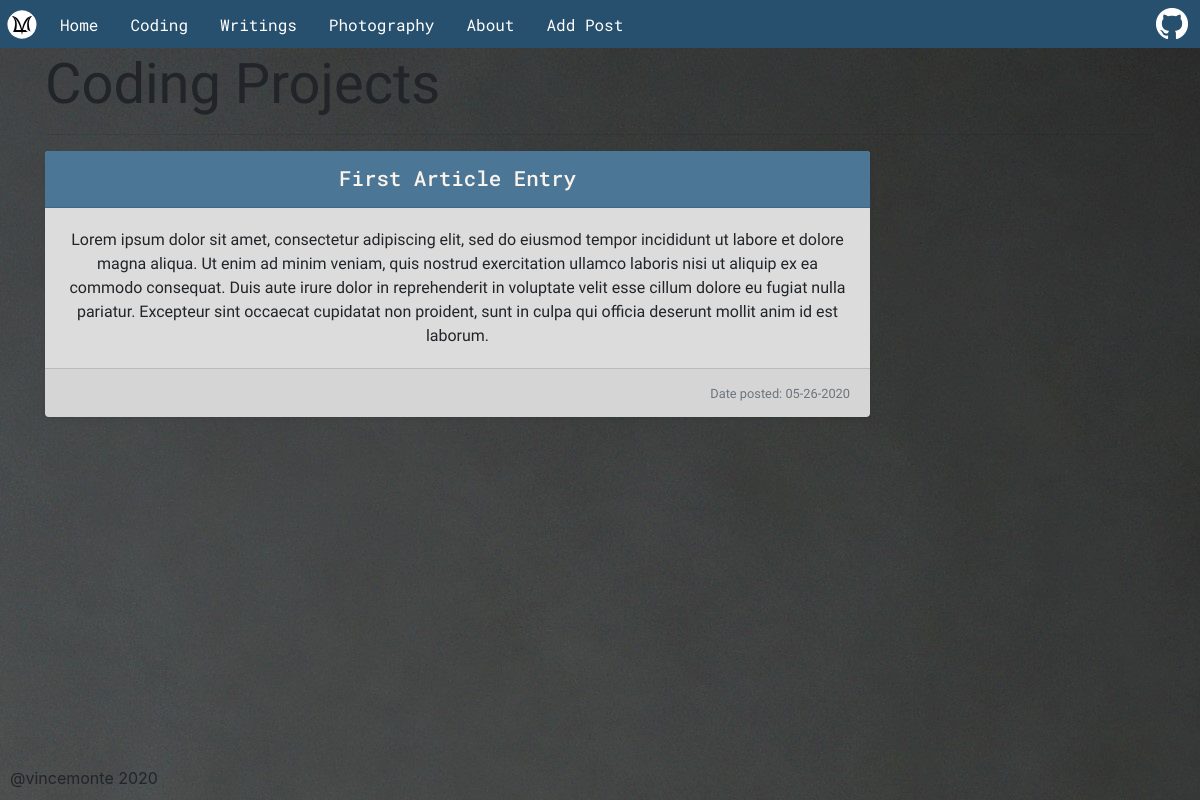
Page /coding on the committed database.
### personalWebsite/models.py (models this page shows, shortened)
class Project(db.Model):
    id = db.Column(db.Integer, primary_key=True)
    title = db.Column(db.String(100), nullable=False)
    type = db.Column(db.String(20), nullable=False)
    content= db.Column(db.Text, nullable=True)
    files = db.Column(db.String(50), nullable=True) #holds the path to the file images
    date_posted = db.Column(db.DateTime, nullable=False, default=datetime.now)
    home_post = db.relationship('HomePost', backref='project', uselist=False)

### personalWebsite/routes.py (the view)
@app.route('/coding', methods=['GET'])
def coding():
    posts = Project.query.filter_by(type='coding')
    return render_template('coding.html', posts=posts)

### personalWebsite/templates/coding.html
{% extends "layout.html" %}
{% block content %}
<div class="container">
  <h1 class="display-4 page-header mt-0">Coding Projects</h1>
  <hr>
  <div class="row text-center">
    {% for post in posts %}
    <div class="col-lg-9">
      <div class="card mb-4 shadow-sm">
        <div class="card-header">
          <a class = "card-title" href="{{ url_for('project', project_id=post.id) }}">{{ post.title }}</a>
        </div>
        <div class="card-body">
          <p class= "card-text">{{ post.content }}</p>
        </div>
        <div class="card-footer text-right">
          <small class="text-muted">Date posted: {{ post.date_posted.strftime('%m-%d-%Y') }}</small>
        </div>
      </div>
    </div>
    {% endfor %}
  </div>
</div>
{% endblock content %}

### personalWebsite/static/main.css (style rules this page uses)
body { margin: 0; background-image: url(images/GrayWallBackground.jpg); background-position: top; }
.page-header { padding-top: .2em; margin-top: 1em; }
.row .card { border-style: none; background-color: #DCDCDC; }
.row .card-header { background-color: #4C7695; }
.card-title { text-decoration: none; color: #FAF4EE; font-size: 1.3em; font-weight: 500; text-align: left; font-family: 'Roboto Mono', monospace; }

### rows in the picture
Project: title "First Article Entry", content "Lorem ipsum dolor sit amet, consectetur adipiscing elit, sed do eiusmod tempor incididunt ut labore et dolore magna aliqua. Ut enim ad minim veniam, quis nostrud exercitation ullamco laboris nisi ut aliquip ex ea commodo consequat. Duis aute irure dolor in reprehenderit in voluptate velit esse cillum dolore eu fugiat nulla pariatur. Excepteur sint occaecat cupidatat non proident, sunt in culpa qui officia deserunt mollit anim id est laborum.", date_posted "05-26-2020"
